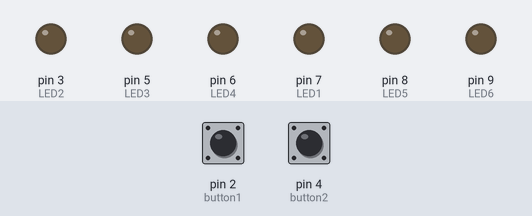
Simulated run of this sketch. Board: Arduino Nano, built with avr-gcc and run on an emulated ATmega328P. Parts: output pins drawn as LEDs (lit = HIGH). The inputs (shaded band) are chosen by the test bench; at power-on: pin 2 (button1) LOW, pin 4 (button2) LOW.

Above: at 1.2 s.
1.3 s: pin 2 (button1) pulled HIGH for 0.15 s
At 2.2 s:
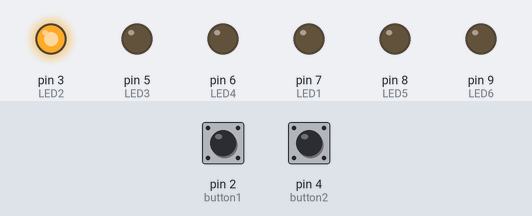
2.9 s: pin 4 (button2) pulled HIGH for 0.15 s
At 3.4 s:
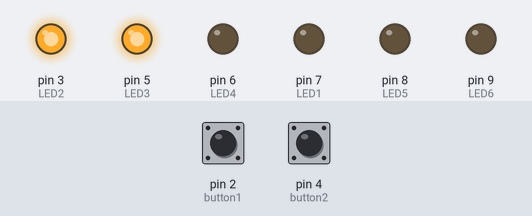
4.5 s: pin 2 (button1) pulled HIGH for 1 s
At 5.9 s:
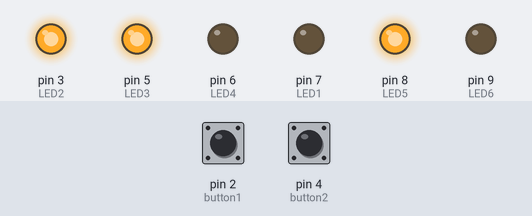
7.0 s: pin 4 (button2) pulled HIGH for 1 s
At 7.8 s:
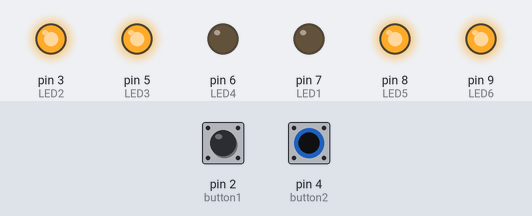
9.5 s: pin 2 (button1) pulled HIGH for 0.15 s
At 10.8 s:
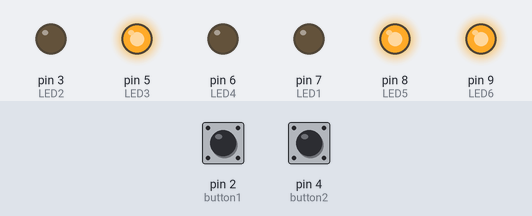
11.1 s: pin 4 (button2) pulled HIGH for 0.15 s
At 12.0 s:
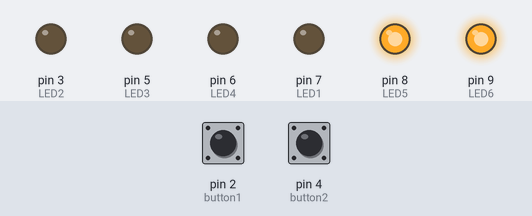
Timing chart, 0 to 13.7 s (numbered marks = the images above; inputs shaded):
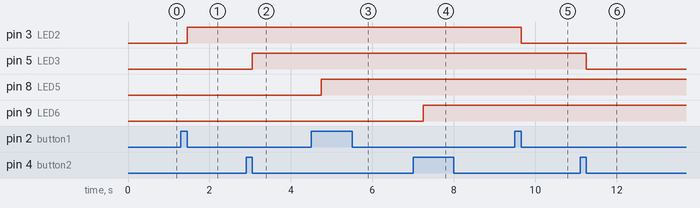

The sketch:

2BP-6Fnct.ino
```cpp
/*
 * Programme : Deux boutons avec 6 fonctions
 *
 * 1) Pression courte du Bouton 1. (Led Bleu BP1)
 * 2) Pression courte du Bouton 2. (Led Rouge BP2)
 * 3) Pression courte des Boutons 1 et 2. (Led Bleue)
 * 4) Pression longue du Bouton 1. (Led Verte)
 * 5) Pression longue du Bouton 2. (Led Blanche)
 * 6) Pression longue des Boutons 1 et 2.  (Led Jaune)
 *
 * Ici j'utilise un Arduino Nano.
 */

/* VARIABLES */
/* --------- */

// Les LEDS :
int LED2 = 3;           // Led BP1 (Bleu).  DRV-3
int LED3 = 5;           // Led Verte.       DRV-5
int LED4 = 6;           // Led BP2 (Rouge). DRV-6
int LED1 = 7;           // Led Bleu.        DRV-7
int LED5 = 8;           // Led Jaune.       DRV-8
int LED6 = 9;           // Led Blanche.     DRV-9

// Les Boutons :
int button1 = 2;        // Bouton Poussoir #1 (Led Bleu).  RCV-2
int button2 = 4;        // Bouton Poussoir #2 (Led Rouge). RCV-4

// Les Timers :
long buttonTimer = 0;   // Pour la mémorisation du Temps écoulé.
long buttonTime = 250;  // Délai pour definir la pression Courte ou Longue.

// Les Booléens :
boolean Action = false;             // Action sur un BP = Faux.
boolean longPressActive = false;    // Préssion Longue = Faux.

boolean BP1Actif = false;           // Bouton #1 Actif = Faux.
boolean BP2Actif = false;           // Bouton #2 Actif = Faux.

boolean LED1Active = false;         // LED #1 Active = Faux.
boolean LED2Active = false;         // LED #2 Active = Faux.
boolean LED3Active = false;         // LED #3 Active = Faux.
boolean LED4Active = false;         // LED #4 Active = Faux.
boolean LED5Active = false;         // LED #5 Active = Faux.
boolean LED6Active = false;         // LED #6 Active = Faux.

// The SETUP :
void setup()
  {
    // Les Sorties :
    pinMode(LED1, OUTPUT);
    pinMode(LED2, OUTPUT);
    pinMode(LED3, OUTPUT);
    pinMode(LED4, OUTPUT);
    pinMode(LED5, OUTPUT);
    pinMode(LED6, OUTPUT);
    // Les Entrées :
    pinMode(button1, INPUT);
    pinMode(button2, INPUT);
  }

// The LOOP :
void loop()
  {                                       // Début de Loop()

    // Si action sur BP #1 :
    if (digitalRead(button1) == HIGH)     // Si BP #1 = 1.
      {
        if (Action == false)              // Le BP est Inactif ?
          {
            Action = true;                // On passe le BP actif.
            buttonTimer = millis();       // Memorisation du Timer.
          }
        BP1Actif = true;                  // On passe BP #1 actif.
      }                                   // Fin Bouton 1.

    // Si action sur BP #2 :
    if (digitalRead(button2) == HIGH)     // Si BP #2 = 1.
      {
        if (Action == false)              // Le BP est Inactif ?
          {
            Action = true;                // On passe le BP actif.
            buttonTimer = millis();       // Memorisation du Timer.
          }

        BP2Actif = true;                  // On passe BP #2 actif.
      }                                   // Fin Bouton 2.

    // Il y a une préssion Longue ?
    if ((Action == true) && (millis() - buttonTimer > buttonTime) && (longPressActive == false))
      {
        longPressActive = true;                             // Oui, on la passe Actif.
        if ((BP1Actif == true) && (BP2Actif == true))       // Les 2 BP Actifs ?
          {
            LED4Active = !LED4Active;                       // Oui, on bascule LED 4.
            digitalWrite(LED4, LED4Active);                 // LED 4 Active.
          }                                                 // Fin 2 BP Actifs.
          else if((BP1Actif == true) && (BP2Actif == false))// Si non BP1 Actif et BP2 Passif ?
          {
            LED5Active = !LED5Active;                       // On bascule LED 5.
            digitalWrite(LED5, LED5Active);                 // LED 5 Active.
          }
        else                                                // Si Non, préssion Courte :
          {
            LED6Active = !LED6Active;                       // On bascule LED 6.
            digitalWrite(LED6, LED6Active);                 // LED 6 Active.
          }
      }                                                     // Fin préssion Longue ?

    // Action sur un BP avec BP #1 = 0 ET BP #2 = 0 ?
    if ((Action == true) && (digitalRead(button1) == LOW) && (digitalRead(button2) == LOW))
      {
        if (longPressActive == true)                        // Longue préssion ?
          {
            longPressActive = false;                        // Longue  préssion inactive.
          }
        else                                                // Si non courte :
          {
            if ((BP1Actif == true) && (BP2Actif == true))   // Les 2 BP Actifs ?
              {
                LED1Active = !LED1Active;                   // On bascule LED 1.
                digitalWrite(LED1, LED1Active);             // LED 1 Active.
              }  // Si non BP1 Actif et BP2 Passif ?
            else if ((BP1Actif == true) && (BP2Actif == false))
              {
                LED2Active = !LED2Active;                   // On bascule LED 2.
                digitalWrite(LED2, LED2Active);             // LED 2 Active.
              }
            else                                            // Si non BP1 OFF ET BP2 ON :
              {
                LED3Active = !LED3Active;                   // On bascule LED 3.
                digitalWrite(LED3, LED3Active);             // LED 3 Active.
              }
          }                                                 // Fin préssion courte.
        // Remise par defaut :
        Action = false;
        BP1Actif = false;
        BP2Actif = false;
      }
  }                                                         // Fin de Loop()
```

Measured:
- after the input at 1.3 s, pin 3 (LED2): LOW → HIGH after 0.15 s
- after the input at 2.9 s, pin 5 (LED3): LOW → HIGH after 0.15 s
- after the input at 4.5 s, pin 8 (LED5): LOW → HIGH after 0.25 s
- after the input at 7.0 s, pin 9 (LED6): LOW → HIGH after 0.25 s
- after the input at 9.5 s, pin 3 (LED2): HIGH → LOW after 0.15 s
- after the input at 11.1 s, pin 5 (LED3): HIGH → LOW after 0.15 s
